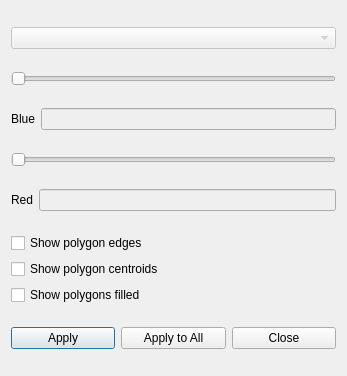
<?xml version="1.0" encoding="UTF-8"?>
<ui version="4.0">
 <class>CColourScaleDlg</class>
 <widget class="QDialog" name="CColourScaleDlg">
  <property name="geometry">
   <rect>
    <x>0</x>
    <y>0</y>
    <width>347</width>
    <height>376</height>
   </rect>
  </property>
  <property name="windowTitle">
   <string> Colour Scale</string>
  </property>
  <layout class="QVBoxLayout" name="verticalLayout_2">
   <item>
    <widget class="QComboBox" name="c_color_type">
     <property name="enabled">
      <bool>false</bool>
     </property>
    </widget>
   </item>
   <item>
    <widget class="QSlider" name="c_blue_slider_ctrl">
     <property name="orientation">
      <enum>Qt::Horizontal</enum>
     </property>
    </widget>
   </item>
   <item>
    <layout class="QHBoxLayout" name="horizontalLayout">
     <item>
      <widget class="QLabel" name="c_blue">
       <property name="text">
        <string>Blue</string>
       </property>
      </widget>
     </item>
     <item>
      <widget class="QLineEdit" name="c_blue_value_window">
       <property name="enabled">
        <bool>false</bool>
       </property>
      </widget>
     </item>
    </layout>
   </item>
   <item>
    <widget class="QSlider" name="c_red_slider_ctrl">
     <property name="orientation">
      <enum>Qt::Horizontal</enum>
     </property>
    </widget>
   </item>
   <item>
    <layout class="QHBoxLayout" name="horizontalLayout_2">
     <item>
      <widget class="QLabel" name="c_red">
       <property name="text">
        <string>Red</string>
       </property>
      </widget>
     </item>
     <item>
      <widget class="QLineEdit" name="c_red_value_window">
       <property name="enabled">
        <bool>false</bool>
       </property>
      </widget>
     </item>
    </layout>
   </item>
   <item>
    <layout class="QVBoxLayout" name="verticalLayout">
     <item>
      <widget class="QCheckBox" name="c_show_lines">
       <property name="text">
        <string>Show polygon edges</string>
       </property>
      </widget>
     </item>
     <item>
      <widget class="QCheckBox" name="c_show_centroids">
       <property name="text">
        <string>Show polygon centroids</string>
       </property>
      </widget>
     </item>
     <item>
      <widget class="QCheckBox" name="c_show_fill">
       <property name="text">
        <string>Show polygons filled</string>
       </property>
      </widget>
     </item>
    </layout>
   </item>
   <item>
    <layout class="QHBoxLayout" name="horizontalLayout_3">
     <item>
      <widget class="QPushButton" name="c_ok">
       <property name="text">
        <string>Apply</string>
       </property>
      </widget>
     </item>
     <item>
      <widget class="QPushButton" name="c_applytoall">
       <property name="text">
        <string>Apply to All</string>
       </property>
      </widget>
     </item>
     <item>
      <widget class="QPushButton" name="c_cancel">
       <property name="text">
        <string>Close</string>
       </property>
      </widget>
     </item>
    </layout>
   </item>
  </layout>
 </widget>
 <resources/>
 <connections>
  <connection>
   <sender>c_blue_value_window</sender>
   <signal>textChanged(QString)</signal>
   <receiver>CColourScaleDlg</receiver>
   <slot>OnChangeBlueValue()</slot>
   <hints>
    <hint type="sourcelabel">
     <x>202</x>
     <y>102</y>
    </hint>
    <hint type="destinationlabel">
     <x>184</x>
     <y>78</y>
    </hint>
   </hints>
  </connection>
  <connection>
   <sender>c_red_value_window</sender>
   <signal>textChanged(QString)</signal>
   <receiver>CColourScaleDlg</receiver>
   <slot>OnChangeRedValue()</slot>
   <hints>
    <hint type="sourcelabel">
     <x>252</x>
     <y>199</y>
    </hint>
    <hint type="destinationlabel">
     <x>258</x>
     <y>224</y>
    </hint>
   </hints>
  </connection>
  <connection>
   <sender>c_red_slider_ctrl</sender>
   <signal>sliderMoved(int)</signal>
   <receiver>CColourScaleDlg</receiver>
   <slot>OnReleasedRedSlider(int)</slot>
   <hints>
    <hint type="sourcelabel">
     <x>50</x>
     <y>150</y>
    </hint>
    <hint type="destinationlabel">
     <x>51</x>
     <y>172</y>
    </hint>
   </hints>
  </connection>
  <connection>
   <sender>c_blue_slider_ctrl</sender>
   <signal>sliderMoved(int)</signal>
   <receiver>CColourScaleDlg</receiver>
   <slot>OnReleasedBlueSlider(int)</slot>
   <hints>
    <hint type="sourcelabel">
     <x>110</x>
     <y>53</y>
    </hint>
    <hint type="destinationlabel">
     <x>116</x>
     <y>80</y>
    </hint>
   </hints>
  </connection>
  <connection>
   <sender>c_color_type</sender>
   <signal>currentIndexChanged(int)</signal>
   <receiver>CColourScaleDlg</receiver>
   <slot>OnSelchangeColor(int)</slot>
   <hints>
    <hint type="sourcelabel">
     <x>223</x>
     <y>28</y>
    </hint>
    <hint type="destinationlabel">
     <x>256</x>
     <y>47</y>
    </hint>
   </hints>
  </connection>
  <connection>
   <sender>c_show_lines</sender>
   <signal>clicked(bool)</signal>
   <receiver>CColourScaleDlg</receiver>
   <slot>OnBnClickedShowLines(bool)</slot>
   <hints>
    <hint type="sourcelabel">
     <x>111</x>
     <y>237</y>
    </hint>
    <hint type="destinationlabel">
     <x>301</x>
     <y>248</y>
    </hint>
   </hints>
  </connection>
  <connection>
   <sender>c_show_fill</sender>
   <signal>clicked(bool)</signal>
   <receiver>CColourScaleDlg</receiver>
   <slot>OnBnClickedShowFill(bool)</slot>
   <hints>
    <hint type="sourcelabel">
     <x>189</x>
     <y>292</y>
    </hint>
    <hint type="destinationlabel">
     <x>308</x>
     <y>322</y>
    </hint>
   </hints>
  </connection>
  <connection>
   <sender>c_show_centroids</sender>
   <signal>clicked(bool)</signal>
   <receiver>CColourScaleDlg</receiver>
   <slot>OnBnClickedShowCentroids(bool)</slot>
   <hints>
    <hint type="sourcelabel">
     <x>229</x>
     <y>269</y>
    </hint>
    <hint type="destinationlabel">
     <x>335</x>
     <y>275</y>
    </hint>
   </hints>
  </connection>
  <connection>
   <sender>c_applytoall</sender>
   <signal>clicked()</signal>
   <receiver>CColourScaleDlg</receiver>
   <slot>OnBnClickedApplytoall()</slot>
   <hints>
    <hint type="sourcelabel">
     <x>142</x>
     <y>337</y>
    </hint>
    <hint type="destinationlabel">
     <x>15</x>
     <y>322</y>
    </hint>
   </hints>
  </connection>
  <connection>
   <sender>c_ok</sender>
   <signal>clicked()</signal>
   <receiver>CColourScaleDlg</receiver>
   <slot>OnOK()</slot>
   <hints>
    <hint type="sourcelabel">
     <x>81</x>
     <y>343</y>
    </hint>
    <hint type="destinationlabel">
     <x>23</x>
     <y>354</y>
    </hint>
   </hints>
  </connection>
  <connection>
   <sender>c_cancel</sender>
   <signal>clicked()</signal>
   <receiver>CColourScaleDlg</receiver>
   <slot>OnCancel()</slot>
   <hints>
    <hint type="sourcelabel">
     <x>336</x>
     <y>344</y>
    </hint>
    <hint type="destinationlabel">
     <x>321</x>
     <y>349</y>
    </hint>
   </hints>
  </connection>
 </connections>
 <slots>
  <slot>OnChangeBlueValue()</slot>
  <slot>OnChangeRedValue()</slot>
  <slot>OnReleasedRedSlider()</slot>
  <slot>OnReleasedBlueSlider()</slot>
  <slot>OnSelchangeColor(int)</slot>
  <slot>OnBnClickedShowLines(bool)</slot>
  <slot>OnBnClickedShowFill(bool)</slot>
  <slot>OnBnClickedShowCentroids(bool)</slot>
  <slot>OnBnClickedApplytoall()</slot>
  <slot>OnOK()</slot>
  <slot>OnCancel()</slot>
  <slot>OnReleasedRedSlider(int)</slot>
  <slot>OnReleasedBlueSlider(int)</slot>
 </slots>
</ui>
